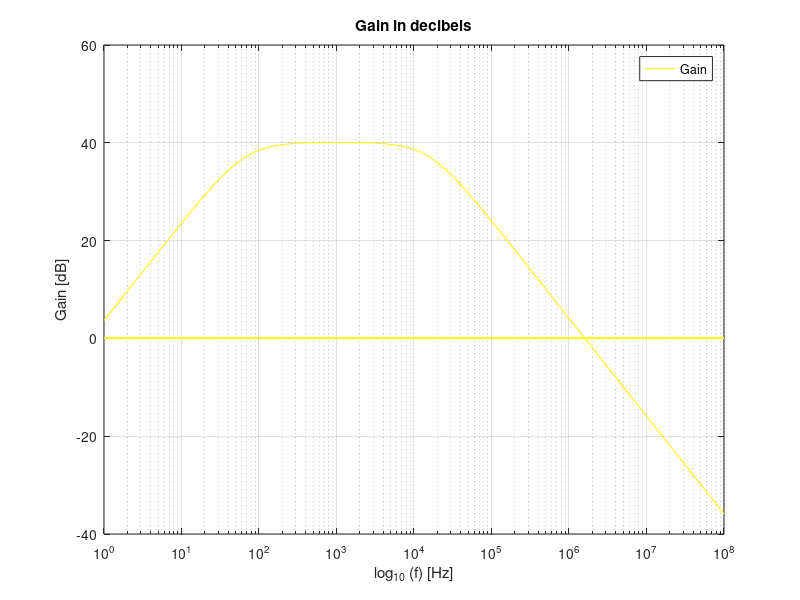
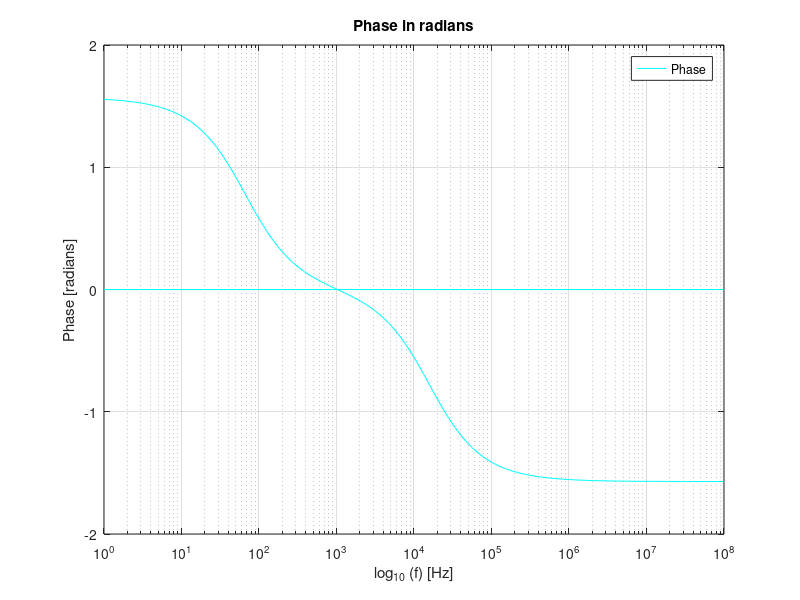
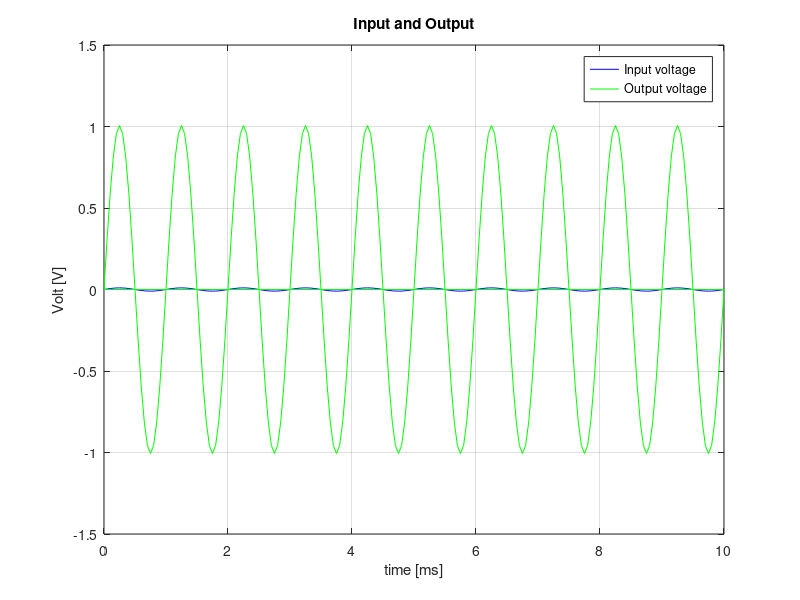

These figures' MATLAB source, in order:
%Gain Stage

Vcc=5.0;
Vee=-5.0;
%Vin = 10e-3*sin(2*pi*1e3*t);
R1=1e3;
R2=100e3;

%Low Frequency Cut

Rlcut=2.4e3;
Clcut=1e-6;

%High Frequency Cut

Rhcut=0.01e3;
Chcut=1e-6;


retval = 0;

function retval = transf (s)
	Rlcut=2.4e3;
	Clcut=1e-6;
	Rhcut=0.01e3;
	Chcut=1e-6;
	R1=1e3;
	R2=100e3;
  retval = ((Rlcut*Clcut*s)/(1+Rlcut*Clcut*s))*(1+(R2)/(R1))*((1)/(1+Rhcut*Chcut*s));
  return;
endfunction

w = [];
f = [];
Af = zeros(100);
PHf = zeros(100);
i = 1;
f=logspace(0, 8, 100);
j=sqrt(-1);


%The Gain of the Gain Stage

omega_L = (1)/(Rlcut*Clcut);

omega_H = (1)/(Rhcut*Chcut);

omega_0 = sqrt(omega_L*omega_H);

Zi = (((1)/(j*omega_0*Clcut)+Rlcut)/1000);
Zo = (((1)/(j*omega_0*Chcut+(1)/(Rhcut)))/1000);


%Imput Impedance and Output Impedance for omega = omega_0

fileoutp = fopen("outputstg.tex" , "w");

fprintf(fileoutp , "OPAMP Gain & %f \\\\ \\hline \n" , (1+(R2)/(R1)));
fprintf(fileoutp , "$\\omega_L$ [rad/s] & %f \\\\ \\hline \n" , omega_L);
fprintf(fileoutp , "$\\omega_H$ [rad/s] & %f \\\\ \\hline \n" , omega_H);
fprintf(fileoutp , "$\\omega_0$ [rad/s] & %f \\\\ \\hline \n" , omega_0);
fprintf(fileoutp , "Gain ($\\omega_0$) [dB] & %f \\\\ \\hline \n" , 20*log10 (abs(transf (omega_0*j))));
fprintf(fileoutp , "Gain ($2000\\pi$) [dB] & %f \\\\ \\hline \n" , 20*log10 (abs(transf (2000*pi()*j))));
fprintf(fileoutp , "Input Impedance $Z_in$ [kOhm] & %f%+fj \\\\ \\hline \n" , real(Zi) , imag(Zi));
fprintf(fileoutp , "Input Impedance $Z_in$ absolute value [kOhm] & %f \\\\ \\hline \n" , abs(Zi));
fprintf(fileoutp , "Output Impedance $Z_in$ [kOhm] & %f%+fj \\\\ \\hline \n" , real(Zo) , imag(Zo));
fprintf(fileoutp , "Output Impedance $Z_out$ absolute value [kOhm] & %f \\\\ \\hline \n" , abs(Zo));

fclose (fileoutp);

while (i <= 100)
	Af(i) = 20*log10 (abs(transf (2*pi*f(i)*j)));
	PHf(i) = arg (transf (2*pi*f(i)*j));
	i++;
endwhile;

gain = figure();
semilogx(f , Af , "y");
title("Gain in decibels");
legend("Gain");
grid on;
xlabel ("log_{10} (f) [Hz]");
ylabel ("Gain [dB]");
print (gain, "gain.eps", "-depsc");

phase = figure();
semilogx(f , PHf , "c");
title("Phase in radians");
legend("Phase");
grid on;
xlabel ("log_{10} (f) [Hz]");
ylabel ("Phase [radians]");
print (phase, "phase.eps", "-depsc");

t=0:0.05:10;
vin = zeros(length(t));
vout = zeros(length(t));
Gain_0 = abs(transf (omega_0*j));
i=1;

while (i < length(t))
	vin(i) = 10e-3*sin(2*pi*1e3*t(i)*10^-3);
	vout(i) = Gain_0*vin(i);
	i++;
endwhile;

inoutput = figure();
p1 = plot(t , vin , "b");
hold;
p2 = plot(t , vout , "g");
title("Input and Output");
h = [p1(1); p2(1)];
legend(h , "Input voltage" , "Output voltage");
grid on;
xlabel ("time [ms]");
ylabel ("Volt [V]");
print (inoutput, "inoutput.eps", "-depsc");
